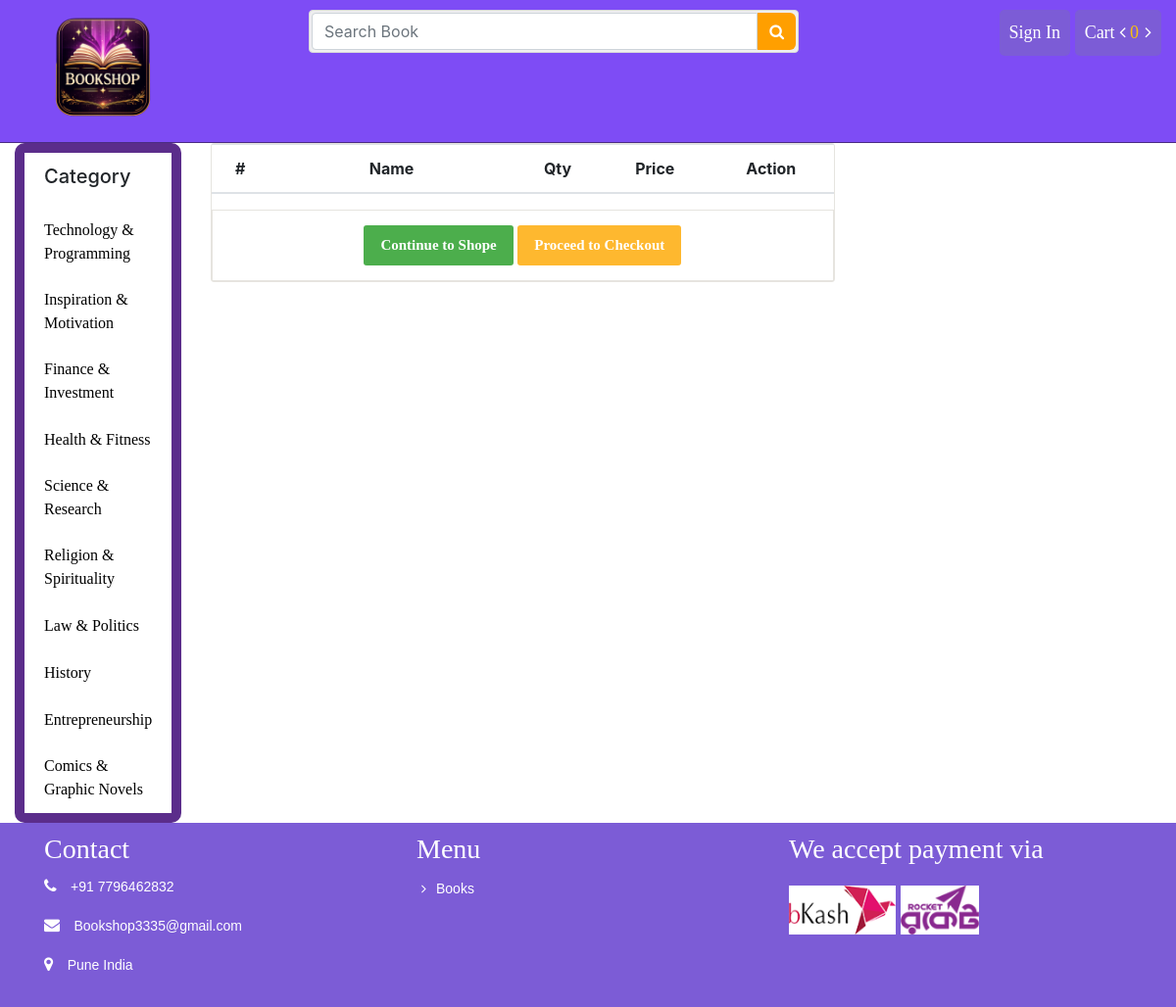
Page /cart/ on the committed database.
### store/models.py (models this page shows, shortened)
class Category(models.Model):
	name = models.CharField(max_length = 100)
	slug = models.SlugField(max_length = 150, unique=True ,db_index=True)
	icon = models.FileField(upload_to = "category/")
	create_at = models.DateTimeField(auto_now_add = True)
	updated_at = models.DateTimeField(auto_now_add = True)

### cart/views.py (the view)
# urls.py: path('', views.cart_details, name='cart_details'),
def cart_details(request):
	cart = Cart(request)
	context = {
		"cart": cart,
	}
	return render(request, 'cart/cart.html', context)

### cart/cart.py (called while the page is built)
    def __len__(self):
        return sum(item['quantity'] for item in self.cart.values())

### store/context_processors.py (called while the page is built)
def sidebar(request):
	categories = Category.objects.all()
	context = {
		"cat":categories
	}
	return context

def cart(request):
	cart = Cart(request)
	context = {
		"cart": cart
	}
	return context

### cart/templates/cart/cart.html (shortened to what this page needs)
{% extends 'store/base.html' %}
			{% block container %}
			<div class="row">
				<div class="col-sm-8">
					<div class="cart_info">
					    <table class="table table-hover">
					        <thead class="text-center">
					            <tr>
					                <th scope="col">#</th>
					                <th scope="col" style="width: 250px">Name</th>
					                <th scope="col" style="width: 250">Qty</th>
					                <th scope="col">Price</th>
					                <th scope="col">Action</th>
					            </tr>
					        </thead>
					    </table>
						<div class="continue_or_next text-center">
							<a href="{% url 'store:index' %}" class="btn _to_shope">Continue to Shope</a>
							<a href="{% url 'order:order_create' %}" class="btn _to_continue">Proceed to Checkout</a>
						</div>
					</div>
				</div>
				<div class="col-sm-4" id="abc">
				</div>
			</div>
			{% endblock %}

### store/templates/store/bin/sidebar.html
			<ul class="list-group list-group-flush">
				<li class="list-group-item"><h5>Category</h5></li>
				{% for p in cat %}
				<li class="list-group-item"><a href="{% url 'store:category' id=p.id %}">{{p.name}}</a></li>
				{% endfor %}
			</ul>

### store/static/css/style.css (style rules this page uses)
.titleheader > h3, a { font-family: "Times New Roman", Times, serif; display: inline-block; }
ul li { list-style: none; }
.list-group li a { color: #111; }
.cart_info { border: 1px solid #E6E4DF; border-radius: 3px; margin-bottom: 20px; }
.continue_or_next { border: 1px solid #E6E4DF; padding-top:15px; }
._to_shope, ._to_continue { background: #4cae4c; background-image: none; border: 0 none; border-radius: 3px; color: #FFFFFF; font-size: 15px; margin-bottom: 15px !important; display: inline-block; padding: 9px 16px; font-weight: bold; line-height: 1.428571429; text-align: center; white-space: nowrap; vertical-align: middle; cursor: pointer; background-image: none; border: 1px solid transparent; -webkit-user-select: none; -moz-user-select: none; -ms-user-select: none; -o-user-select: none; user-select: none; }
._to_continue { background: #FEB82F; }
.list-group { background:#5b2d8b !important; border-radius:10px; padding:10px; }
.list-group a { color:white !important; }
.list-group li { border:none; }
.list-group-item a { color:#000 !important; font-weight:500; }
.list-group-item { background:#ffffff !important; }

### rows in the picture
Category: name "Technology & Programming"
Category: name "Inspiration & Motivation"
Category: name "Finance & Investment"
Category: name "Health & Fitness"
Category: name "Science & Research"
Category: name "Religion & Spirituality"
Category: name "Law & Politics"
Category: name "History"
Category: name "Entrepreneurship"
Category: name "Comics & Graphic Novels"

### other values in the picture
{{ cart|length }} "0"
